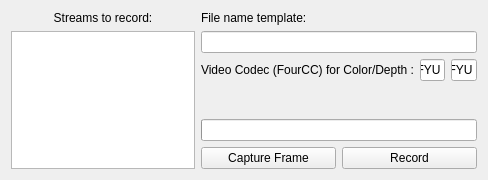
<?xml version="1.0" encoding="UTF-8"?>
<ui version="4.0">
 <class>WidgetRecorder</class>
 <widget class="QWidget" name="WidgetRecorder">
  <property name="geometry">
   <rect>
    <x>0</x>
    <y>0</y>
    <width>488</width>
    <height>180</height>
   </rect>
  </property>
  <property name="windowTitle">
   <string>Form</string>
  </property>
  <layout class="QGridLayout" name="gridLayout" rowstretch="0,0" columnstretch="2,3" rowminimumheight="0,0">
   <property name="sizeConstraint">
    <enum>QLayout::SetDefaultConstraint</enum>
   </property>
   <item row="1" column="0">
    <layout class="QVBoxLayout" name="listLayout" stretch="0,0">
     <item>
      <widget class="QLabel" name="lblStreams">
       <property name="sizePolicy">
        <sizepolicy hsizetype="Preferred" vsizetype="Maximum">
         <horstretch>0</horstretch>
         <verstretch>0</verstretch>
        </sizepolicy>
       </property>
       <property name="text">
        <string>Streams to record:</string>
       </property>
       <property name="alignment">
        <set>Qt::AlignCenter</set>
       </property>
      </widget>
     </item>
     <item>
      <widget class="QListWidget" name="list"/>
     </item>
    </layout>
   </item>
   <item row="1" column="1">
    <layout class="QVBoxLayout" name="optionsLayout" stretch="0,0,0,0,0,0">
     <item>
      <widget class="QLabel" name="lblFilename">
       <property name="text">
        <string>File name template:</string>
       </property>
      </widget>
     </item>
     <item>
      <widget class="QLineEdit" name="txtFilename"/>
     </item>
     <item>
      <layout class="QHBoxLayout" name="codecLayout">
       <item>
        <widget class="QLabel" name="lblCodec">
         <property name="text">
          <string>Video Codec (FourCC) for Color/Depth :</string>
         </property>
        </widget>
       </item>
       <item>
        <widget class="QLineEdit" name="txtCodecColor">
         <property name="sizePolicy">
          <sizepolicy hsizetype="Maximum" vsizetype="Minimum">
           <horstretch>0</horstretch>
           <verstretch>0</verstretch>
          </sizepolicy>
         </property>
         <property name="maximumSize">
          <size>
           <width>40</width>
           <height>16777215</height>
          </size>
         </property>
         <property name="inputMask">
          <string notr="true">NNNN</string>
         </property>
         <property name="text">
          <string notr="true">HFYU</string>
         </property>
         <property name="maxLength">
          <number>4</number>
         </property>
         <property name="alignment">
          <set>Qt::AlignCenter</set>
         </property>
        </widget>
       </item>
       <item>
        <widget class="QLineEdit" name="txtCodecDepth">
         <property name="sizePolicy">
          <sizepolicy hsizetype="Maximum" vsizetype="Minimum">
           <horstretch>0</horstretch>
           <verstretch>0</verstretch>
          </sizepolicy>
         </property>
         <property name="maximumSize">
          <size>
           <width>40</width>
           <height>16777215</height>
          </size>
         </property>
         <property name="inputMask">
          <string notr="true">NNNN</string>
         </property>
         <property name="text">
          <string notr="true">HFYU</string>
         </property>
         <property name="alignment">
          <set>Qt::AlignCenter</set>
         </property>
        </widget>
       </item>
      </layout>
     </item>
     <item>
      <spacer name="verticalSpacer">
       <property name="orientation">
        <enum>Qt::Vertical</enum>
       </property>
       <property name="sizeHint" stdset="0">
        <size>
         <width>20</width>
         <height>40</height>
        </size>
       </property>
      </spacer>
     </item>
     <item>
      <widget class="QProgressBar" name="progressBar">
       <property name="enabled">
        <bool>true</bool>
       </property>
       <property name="maximum">
        <number>1</number>
       </property>
       <property name="value">
        <number>0</number>
       </property>
       <property name="textVisible">
        <bool>false</bool>
       </property>
      </widget>
     </item>
     <item>
      <layout class="QHBoxLayout" name="horizontalLayout">
       <item>
        <widget class="QPushButton" name="btnCapture">
         <property name="text">
          <string>Capture Frame</string>
         </property>
        </widget>
       </item>
       <item>
        <widget class="QPushButton" name="btnRecord">
         <property name="text">
          <string>Record</string>
         </property>
         <property name="checked">
          <bool>false</bool>
         </property>
        </widget>
       </item>
      </layout>
     </item>
    </layout>
   </item>
  </layout>
 </widget>
 <resources/>
 <connections>
  <connection>
   <sender>btnRecord</sender>
   <signal>clicked()</signal>
   <receiver>WidgetRecorder</receiver>
   <slot>record()</slot>
   <hints>
    <hint type="sourcelabel">
     <x>255</x>
     <y>25</y>
    </hint>
    <hint type="destinationlabel">
     <x>170</x>
     <y>70</y>
    </hint>
   </hints>
  </connection>
  <connection>
   <sender>btnCapture</sender>
   <signal>clicked()</signal>
   <receiver>WidgetRecorder</receiver>
   <slot>captureFrame()</slot>
   <hints>
    <hint type="sourcelabel">
     <x>263</x>
     <y>157</y>
    </hint>
    <hint type="destinationlabel">
     <x>243</x>
     <y>89</y>
    </hint>
   </hints>
  </connection>
 </connections>
 <slots>
  <slot>record()</slot>
  <slot>captureFrame()</slot>
 </slots>
</ui>
